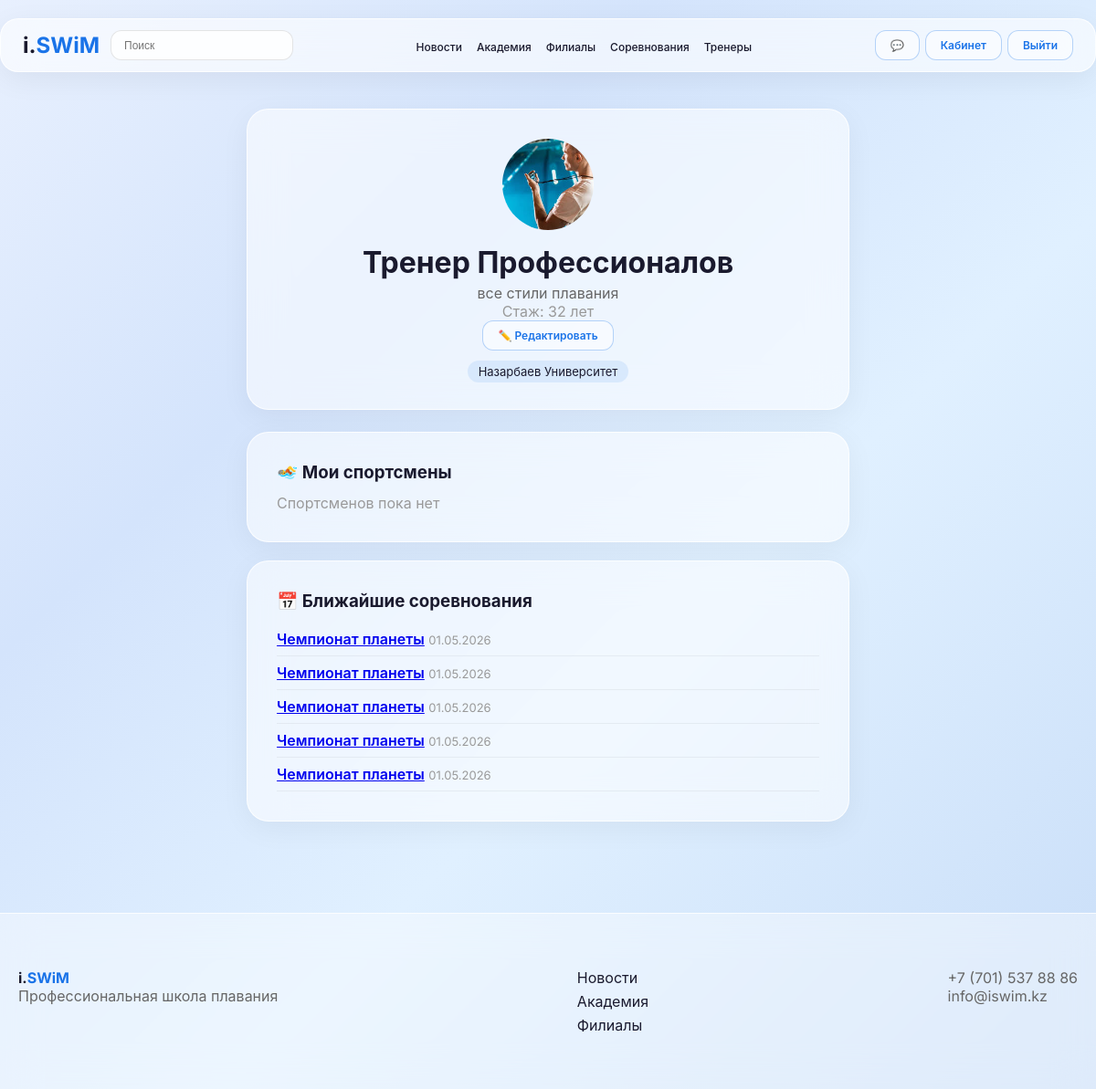
The app's page /profile/trainer/ (signed in) with its own data.
### users/models.py (models this page shows, shortened)
class User(AbstractUser):
    middle_name = models.CharField(max_length=50, blank=True, verbose_name='Отчество')
    phone = models.CharField(max_length=20, blank=True, verbose_name='Телефон')
    avatar = models.ImageField(upload_to='avatars/', blank=True, verbose_name='Аватар')
    class Meta:
        verbose_name = 'Пользователь'
        verbose_name_plural = 'Пользователи'

### trainers/models.py (models this page shows, shortened)
class Trainer(models.Model):
    user = models.OneToOneField(User, on_delete=models.CASCADE, related_name='trainer_profile', verbose_name='Пользователь')
    bio = models.TextField(verbose_name='О себе')
    experience_years = models.PositiveIntegerField(verbose_name='Стаж (лет)')
    specialization = models.CharField(max_length=200, verbose_name='Специализация')
    photo = models.ImageField(upload_to='trainers/', verbose_name='Фото')
    branches = models.ManyToManyField(Branch, related_name='trainers', verbose_name='Филиалы')
    is_active = models.BooleanField(default=True, verbose_name='Активен')
    class Meta:
        verbose_name = 'Тренер'
        verbose_name_plural = 'Тренеры'

### branches/models.py (models this page shows, shortened)
class Branch(models.Model):
    name = models.CharField(max_length=200, verbose_name='Название')
    address = models.TextField(verbose_name='Адрес')
    map_link = models.URLField(blank=True, verbose_name='Ссылка на карту')
    photo = models.ImageField(upload_to='branches/', verbose_name='Фото')
    phone = models.CharField(max_length=20, verbose_name='Телефон')
    schedule = models.TextField(verbose_name='Расписание работы')
    is_active = models.BooleanField(default=True, verbose_name='Активен')
    class Meta:
        verbose_name = 'Филиал'
        verbose_name_plural = 'Филиалы'

### competitions/models.py (models this page shows, shortened)
class Registration(models.Model):
    competition = models.ForeignKey(Competition, on_delete=models.CASCADE, related_name='registrations', verbose_name='Соревнование')
    athlete = models.ForeignKey(AthleteProfile, on_delete=models.CASCADE, verbose_name='Спортсмен')
    discipline = models.ForeignKey(Discipline, on_delete=models.CASCADE, verbose_name='Дисциплина')
    preliminary_time = models.CharField(max_length=20, blank=True, verbose_name='Предварительное время')
    coach = models.ForeignKey(User, on_delete=models.SET_NULL, null=True, verbose_name='Тренер')
    branch = models.ForeignKey(Branch, on_delete=models.SET_NULL, null=True, verbose_name='Филиал')
    created_at = models.DateTimeField(auto_now_add=True, verbose_name='Дата заявки')
    is_confirmed = models.BooleanField(default=False, verbose_name='Подтверждено')
    class Meta:
        verbose_name = 'Заявка'
        verbose_name_plural = 'Заявки'
        unique_together = ['competition', 'athlete', 'discipline']

class Competition(models.Model):
    STATUS_CHOICES = [
        ('upcoming', 'Предстоящее'),
        ('registration', 'Регистрация открыта'),
        ('closed', 'Регистрация закрыта'),
        ('ongoing', 'Идёт сейчас'),
        ('finished', 'Завершено'),
        ('cancelled', 'Отменено'),
    ]
    title = models.CharField(max_length=200, verbose_name='Название')
    description = models.TextField(blank=True, verbose_name='Описание')
    location = models.CharField(max_length=300, verbose_name='Место проведения')
    branch = models.ForeignKey(Branch, on_delete=models.SET_NULL, null=True, blank=True, verbose_name='Филиал')
    start_date = models.DateField(verbose_name='Дата начала')
    end_date = models.DateField(blank=True, null=True, verbose_name='Дата окончания')
    registration_deadline = models.DateField(blank=True, null=True, verbose_name='Дедлайн заявок')
    registration_deadline_time = models.CharField(max_length=5, default="23:59", verbose_name="Время закрытия заявок")
    status = models.CharField(max_length=15, choices=STATUS_CHOICES, default='upcoming', verbose_name='Статус')
    lanes = models.PositiveIntegerField(default=6, verbose_name='Количество дорожек')
    regulation = models.FileField(upload_to='regulations/', blank=True, verbose_name='Положение (PDF)')
    created_by = models.ForeignKey(User, on_delete=models.SET_NULL, null=True, verbose_name='Создал')
    created_at = models.DateTimeField(auto_now_add=True, verbose_name='Создано')
    image = models.ImageField(upload_to='competitions/', blank=True, verbose_name='Баннер')
    class Meta:
        verbose_name = 'Соревнование'
        verbose_name_plural = 'Соревнования'
        ordering = ['start_date']

### users/views.py (the view)
# urls.py: path('profile/trainer/', TrainerProfileView.as_view(), name='trainer_profile'),
class TrainerProfileView(LoginRequiredMixin, TemplateView):
    template_name = 'users/trainer_profile.html'
    def get_context_data(self, **kwargs):
        ctx = super().get_context_data(**kwargs)
        ctx['trainer'] = self.request.user.trainer_profile
        return ctx

### users/templates/users/trainer_profile.html
{% extends 'core/base.html' %}
{% block content %}
<div class="container" style="max-width:700px;">
    <div class="glass-card" style="text-align:center;margin-bottom:24px;">
        {% if user.avatar %}
            <img src="{{ user.avatar.url }}" style="width:100px;height:100px;border-radius:50%;object-fit:cover;margin-bottom:12px;">
        {% endif %}
        <h1 style="font-weight:700;margin-bottom:4px;">{{ user.get_full_name }}</h1>
        <p style="color:#666;font-size:16px;">{{ trainer.specialization }}</p>
        <p style="color:#999;">Стаж: {{ trainer.experience_years }} лет</p>
            <a href="{% url 'edit_profile' %}" class="btn-glass-outline" style="font-size:12px;">✏️ Редактировать</a>
        <div style="margin-top:12px;">
            {% for branch in trainer.branches.all %}
                <span style="background:rgba(26,115,232,0.1);padding:4px 12px;border-radius:20px;font-size:13px;">{{ branch.name }}</span>
            {% endfor %}
        </div>
    </div>
    <div class="glass-card" style="margin-bottom:20px;">
        <h3 style="font-weight:700;margin-bottom:12px;">🏊 Мои спортсмены</h3>
        {% with athletes=trainer.user.registration_set.all|dictsort:"athlete.user.get_full_name" %}
            {% if athletes %}
                {% regroup athletes by athlete as athlete_list %}
                <div style="display:flex;flex-wrap:wrap;gap:8px;">
                    {% for a in athlete_list %}
                        <a href="{% url 'public_athlete' a.grouper.user.username %}" style="text-decoration:none;">
                            <div style="background:rgba(255,255,255,0.6);padding:8px 14px;border-radius:20px;font-size:14px;">
                                {{ a.grouper.user.get_full_name }}
                            </div>
                        </a>
                    {% endfor %}
                </div>
            {% else %}
                <p style="color:#999;">Спортсменов пока нет</p>
            {% endif %}
        {% endwith %}
    </div>
    <div class="glass-card">
        <h3 style="font-weight:700;margin-bottom:12px;">📅 Ближайшие соревнования</h3>
        {% with comps=user.registration_set.all|dictsort:"competition.start_date" %}
            {% if comps %}
                {% for reg in comps|slice:":5" %}
                    <div style="padding:8px 0;border-bottom:1px solid rgba(0,0,0,0.05);">
                        <a href="{% url 'competition_detail' reg.competition.pk %}" style="font-weight:600;">{{ reg.competition.title }}</a>
                        <span style="color:#999;font-size:13px;">{{ reg.competition.start_date|date:"d.m.Y" }}</span>
                    </div>
                {% endfor %}
            {% else %}
                <p style="color:#999;">Соревнований пока нет</p>
            {% endif %}
        {% endwith %}
    </div>
</div>
{% endblock %}

### core/templates/core/base.html (style rules this page uses)
* { margin: 0; padding: 0; box-sizing: border-box; }
body { font-family: 'Inter', -apple-system, BlinkMacSystemFont, sans-serif; background: linear-gradient(135deg, #e8f0fe 0%, #d4e4fc 30%, #e0f0ff 60%, #c8ddf8 100%); background-attachment: fixed; min-height: 100vh; color: #1a1a2e; }
.btn-glass, .btn-glass-outline { padding: 8px 16px; border-radius: 12px; font-weight: 600; font-size: 12px; cursor: pointer; text-decoration: none; display: inline-block; white-space: nowrap; }
.btn-glass-outline { background: rgba(255,255,255,0.5); border: 1px solid rgba(26,115,232,0.3); color: #1a73e8; }
.container { max-width: 1200px; margin: 0 auto; padding: 20px; }
.glass-card { background: rgba(255,255,255,0.55); backdrop-filter: blur(20px); border: 1px solid rgba(255,255,255,0.8); border-radius: 24px; padding: 32px; box-shadow: 0 8px 32px rgba(0,0,0,0.05); }

### records on screen
User: avatar (picture), get_full_name "Тренер Профессионалов"
Trainer: specialization "все стили плавания", experience_years "32"
Branch: name "Назарбаев Университет"
Registration: competition "Чемпионат планеты", competition.start_date "01.05.2026"
Registration: competition "Чемпионат планеты", competition.start_date "01.05.2026"
Registration: competition "Чемпионат планеты", competition.start_date "01.05.2026"
Registration: competition "Чемпионат планеты", competition.start_date "01.05.2026"
Registration: competition "Чемпионат планеты", competition.start_date "01.05.2026"
